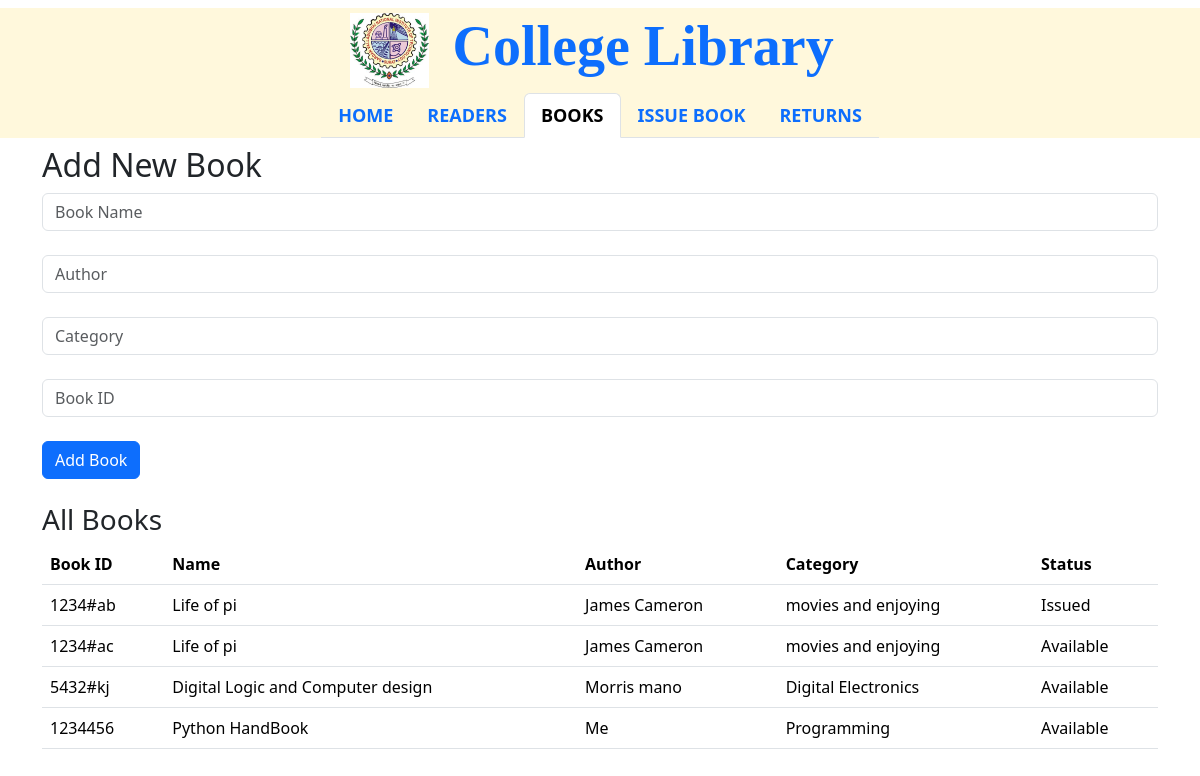
Before: /books with the older database file.
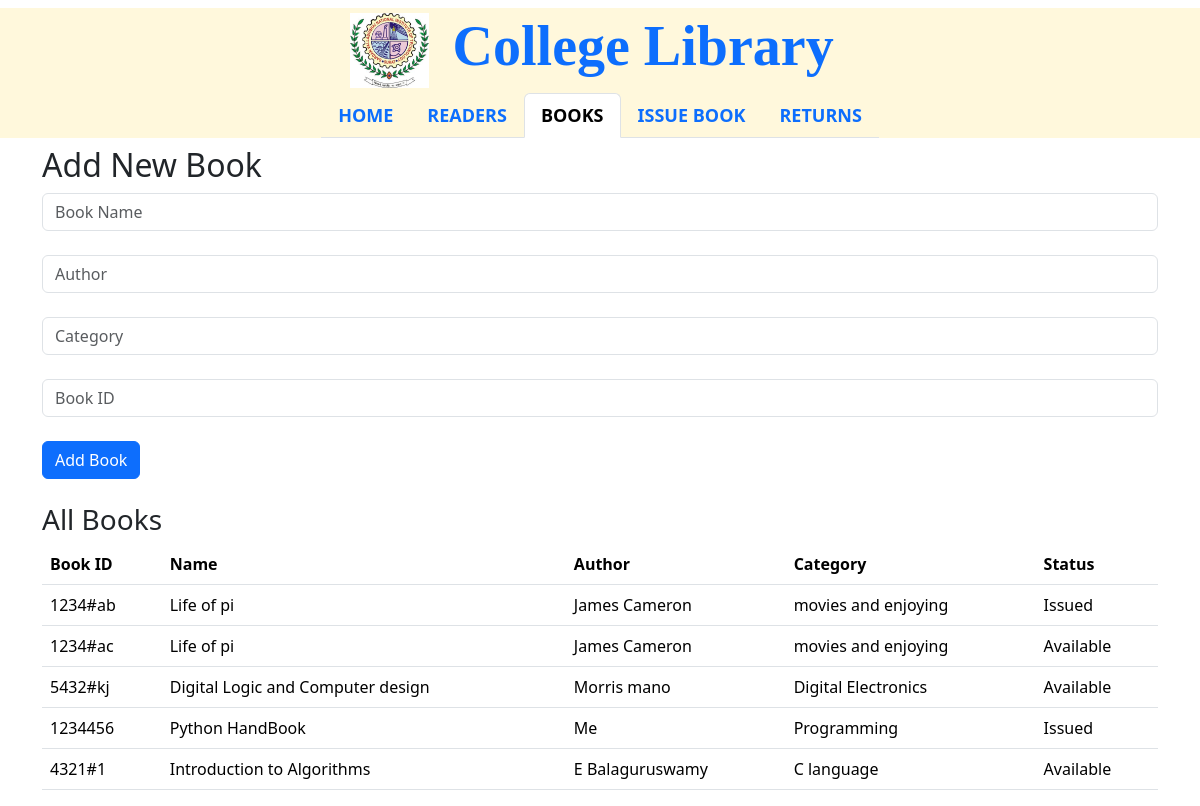
After: the same page with the newer database file.
### lims_app/models.py (models this page shows, shortened)
class Book(models.Model):
    book_id = models.CharField(max_length=100, unique=True)
    book_name = models.CharField(max_length=255)
    author = models.CharField(max_length=255)
    category = models.CharField(max_length=100)
    available = models.BooleanField(default=True)

### lims_app/views.py (the view, shortened to what this page needs)
# urls.py: path('books', books, name='books'),
def books(request):
    all_books = Book.objects.all()
    return render(request, 'books.html', {'books': all_books, 'current_tab': 'books'})

### lims_app/templates/books.html (shortened to what this page needs)
{% extends "index.html" %}
{% block main_content %}
<div class="container">
    <h2>Add New Book</h2>
    <form method="POST">
        <input type="text" name="book_name" placeholder="Book Name" class="form-control" required><br>
        <input type="text" name="author" placeholder="Author" class="form-control" required><br>
        <input type="text" name="category" placeholder="Category" class="form-control" required><br>
        <input type="text" name="book_id" placeholder="Book ID" class="form-control" required><br>
        <button type="submit" class="btn btn-primary">Add Book</button>
    </form>
    <h3 class="mt-4">All Books</h3>
    <table class="table">
        <thead>
            <tr>
                <th>Book ID</th>
                <th>Name</th>
                <th>Author</th>
                <th>Category</th>
                <th>Status</th>
            </tr>
        </thead>
        <tbody>
            {% for book in books %}
            <tr>
                <td>{{ book.book_id }}</td>
                <td>{{ book.book_name }}</td>
                <td>{{ book.author }}</td>
                <td>{{ book.category }}</td>
                <td>{% if book.available %} Available {% else %} Issued {% endif %}</td>
            </tr>
            {% empty %}
            <tr>
                <td colspan="5">No books available.</td>
            </tr>
            {% endfor %}
        </tbody>
    </table>
</div>
{% endblock %}

Changed rows visible on the page:
changed Book "Python HandBook": available "Available" → "Issued"
added Book: book_id "4321#1", book_name "Introduction to Algorithms", author "E Balaguruswamy", category "C language", available "Available"
